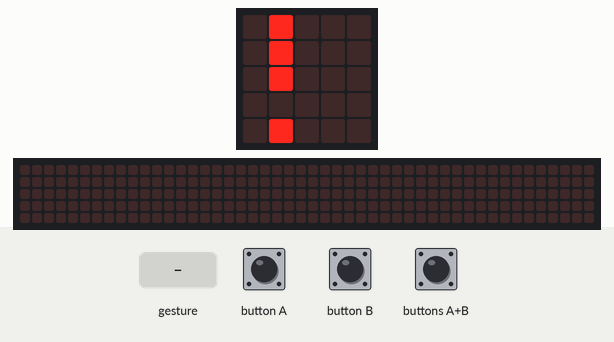
A program run on a simulated BBC micro:bit (MakeCode). Shown: the board's 5×5 LED display, a strip that is not on the board, showing the scrolling text unrolled. Inputs (shaded band) come from the test bench. Random numbers come from a fixed seed; a tilt is held for 1.5 s and a shake lasts 1 s, then the board lies face up again; the 48×5 strip is a reading aid, not a part: it shows the text the display is scrolling, unrolled, one strip-width of it at a time.

Above: at 1.9 s.
2.0 s: buttons A+B pressed for 0.15 s
At 3.6 s:
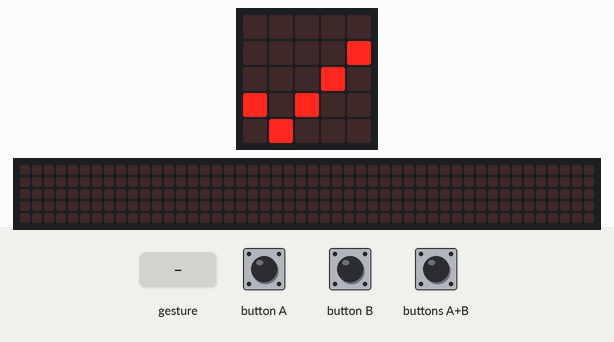
4.4 s: gesture 'shake'
At 4.9 s:
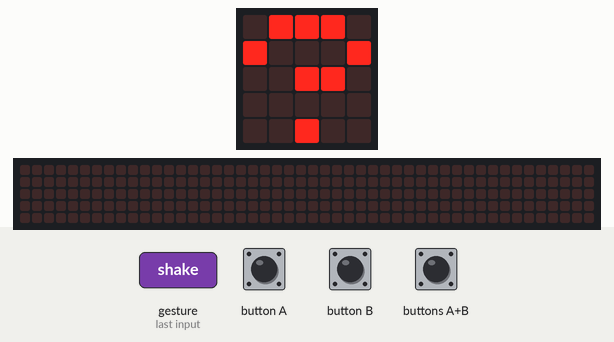
6.1 s: buttons A+B pressed for 1 s
At 9.0 s:
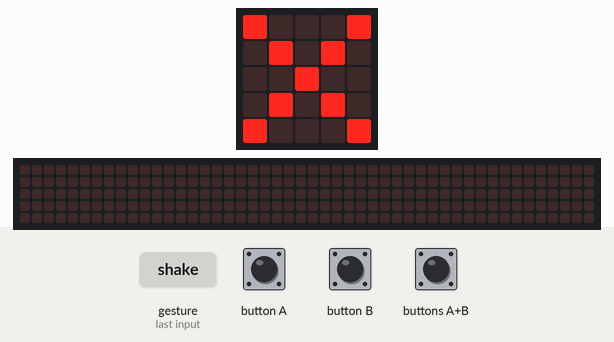
9.3 s: button A pressed for 0.15 s
At 10.4 s:
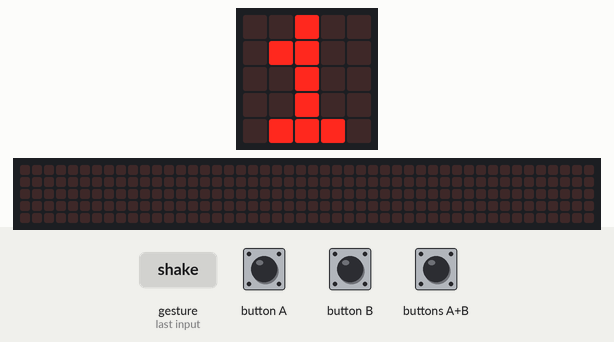
10.9 s: buttons A+B pressed for 0.15 s
At 11.12 s:
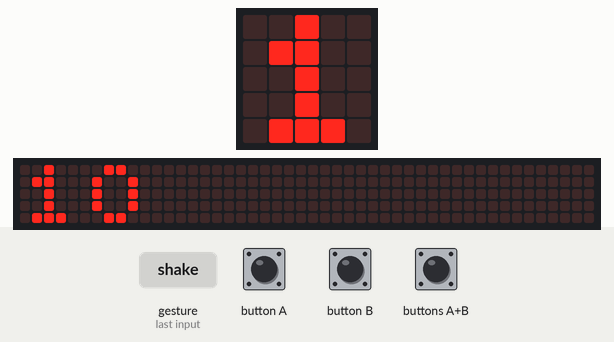
11.6 s: button B pressed for 0.15 s
At 15.3 s:
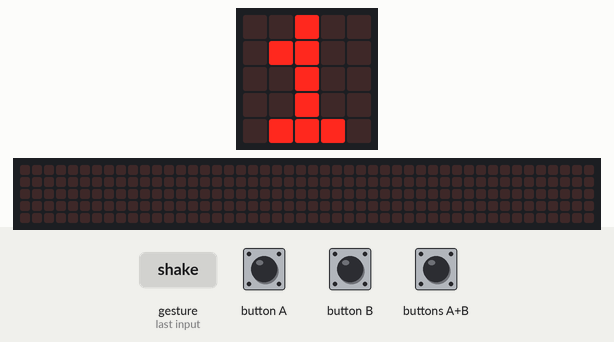
Timing chart, 0 to 15.8 s (numbered marks = the images above; inputs shaded):
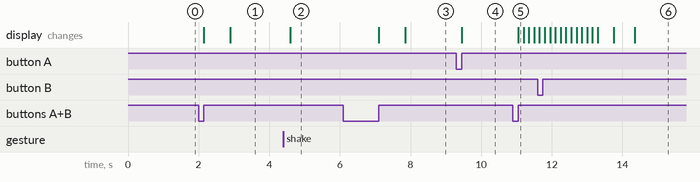

Measured:
- after the input at 2.0 s, the display: first changes after 0.15 s (image 1 shows a later state)
- after the input at 4.4 s, the display: changes after 0.20 s (image 2)
- after the input at 6.1 s, the display: first changes after 1.0 s (image 3 shows a later state)
- after the input at 9.3 s, the display: changes after 0.15 s (image 4)
- after the input at 10.9 s, the display: changes after 0.15 s (image 5)

The program:

main.ts
```typescript
input.onGesture(Gesture.Shake, function () {
    fakter = randint(1, 9)
    fakter2 = randint(1, 9)
    rasutat = fakter * fakter2
    basic.showString("?")
})
input.onGesture(Gesture.TiltLeft, function () {
    basic.showNumber(fakter)
})
input.onButtonPressed(Button.A, function () {
    tier += 1
    basic.showNumber(tier)
})
input.onButtonPressed(Button.AB, function () {
    _get = tier * 10 + ener
    basic.showNumber(_get)
    if (rasutat == _get) {
        basic.showIcon(IconNames.Yes)
    } else {
        basic.showIcon(IconNames.No)
    }
    tier = 0
    ener = 0
})
input.onButtonPressed(Button.B, function () {
    ener += 1
    basic.showNumber(ener)
})
input.onGesture(Gesture.TiltRight, function () {
    basic.showNumber(fakter2)
})
let ener = 0
let _get = 0
let tier = 0
let rasutat = 0
let fakter2 = 0
let fakter = 0
basic.showString("!")
basic.forever(function () {

})
```

test.ts
```typescript
// test ender her, dette bliver ikke kompileret, når denne pakke bruges som en udvidelse.
```
